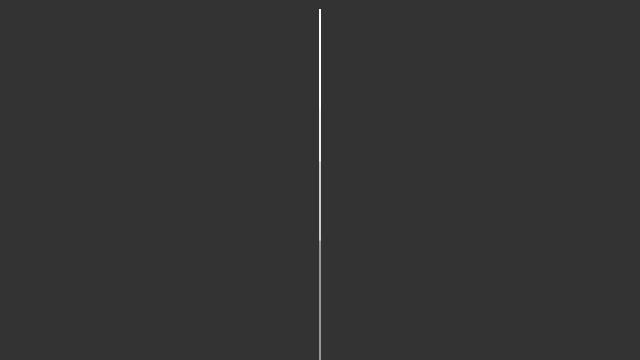
Frame 1 (no input)
Frame 60 (no input): identical to frame 1, image omitted
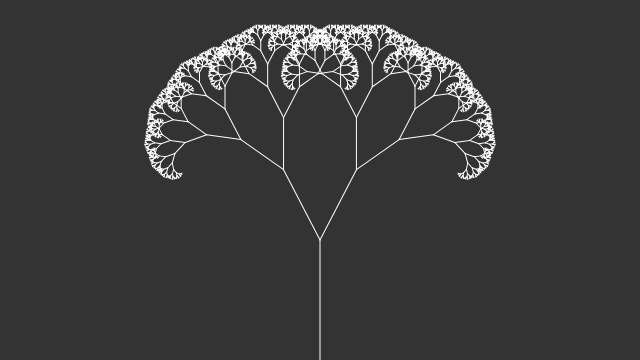
Frame 120 (the mouse pressed at the canvas centre since frame 60)

The p5.js sketch that drew these frames (run headless with seeded random() and noise() and a simulated clock; from frame 60 on, the mouse is pressed at the canvas centre):

// p5.js sketch
// ── sketch.js
// The Nature of Code
// Daniel Shiffman
// http://natureofcode.com

var angle;

function setup() {
  createCanvas(640, 360);
}

function draw() {
    background(51);//変更
  // Let's pick an angle 0 to 90 degrees based on the mouse position
  angle = map(mouseX, mouseY, width, 0, PI / 2);//変更（マウスY追加）

  // Start the tree from the bottom of the screen
  translate(width / 2, height);
  stroke(255);
    branch(120, 1);
}

function branch(len, generation) {
  // Draw the branch
  strokeWeight(map(generation, 10, 1, 1, 1));
  line(0, 0, 0, -len);

  // Move to the end and shrink.
  translate(0, -len);
  len *= 0.66;
  
  generation++;
  
  if (len > 1) {//変更
    push();
    rotate(angle);
    branch(len, generation);
    pop();

    // Repeat the same thing, only branch off to the "left" this time!
    push();
    rotate(-angle);
    branch(len, generation);
    pop();
  }
}
